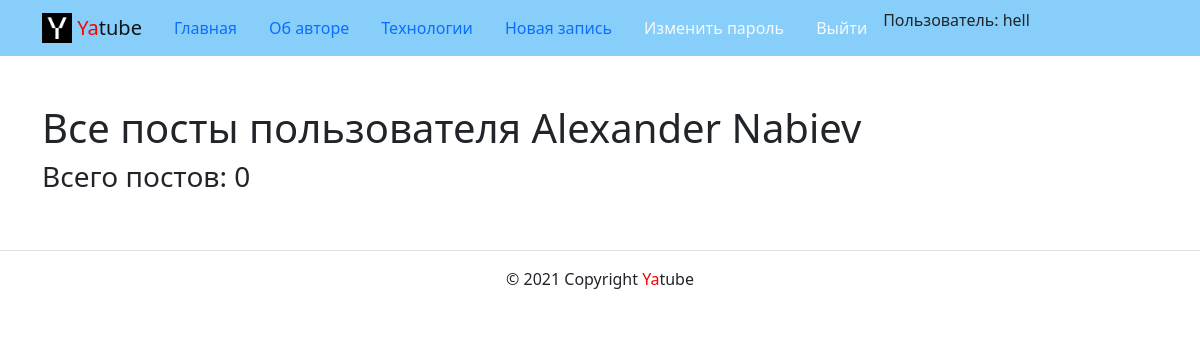
The app's page /profile/hell/, older data.
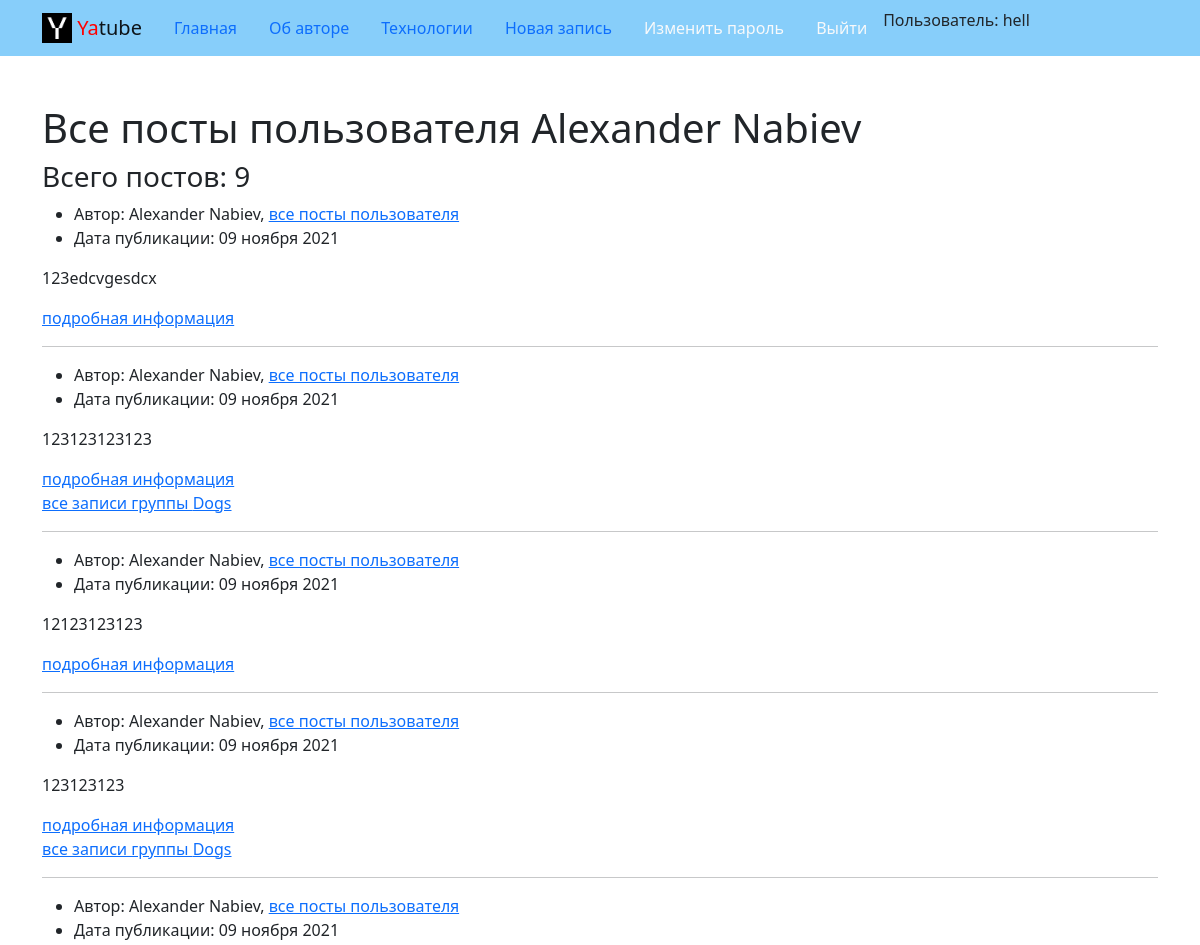
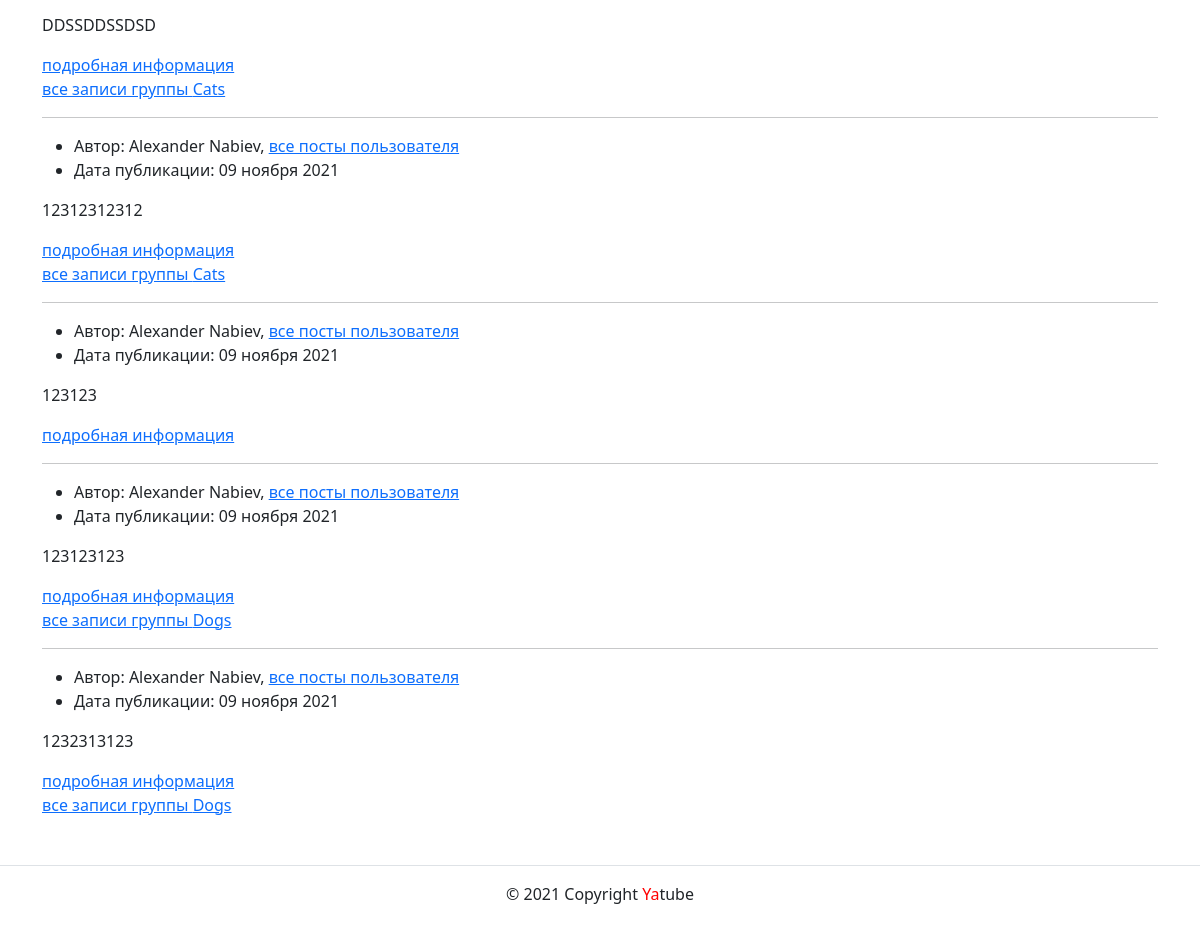
The same page, newer data (2 pictures, top to bottom).
### posts/models.py (models this page shows, shortened)
class Post(models.Model):
    text = models.TextField()
    pub_date = models.DateTimeField(auto_now_add=True)
    author = models.ForeignKey(
        User,
        on_delete=models.CASCADE,
        related_name='posts'
    )
    group = ForeignKey(
        Group,
        on_delete=models.SET_NULL,
        related_name='posts',
        blank=True, null=True
    )

### groups/models.py (models this page shows)
class Group(models.Model):
    title = models.CharField(max_length=200)
    slug = models.SlugField(unique=True)
    description = models.TextField()
    def __str__(self):
        return self.title

### posts/views.py (the view)
# urls.py: path('profile/<str:username>/', views.profile, name='profile'),
def profile(request, username):
    template = 'posts/profile.html'
    user_c = get_object_or_404(User, username=username)
    posts = user_c.posts.all().order_by('-pub_date')
    paginator = Paginator(posts, 10)
    page_number = request.GET.get('page')
    page_obj = paginator.get_page(page_number)
    posts_total = posts.count()
    user_name = f'{user_c.first_name} {user_c.last_name}'
    title = f'Профайл пользователя {user_name}'
    context = {
        'title': title,
        'posts': page_obj,
        'user': user_c,
        'posts_total': posts_total,
        'user_name': user_name
    }
    return render(request, template, context)

### core/context_processors/year.py (called while the page is built)
def year(request):
    cur_year = dt.now().year
    return {
        'year': cur_year
    }

### templates/posts/profile.html (shortened to what this page needs)
{% extends 'base.html' %}
{% block content %}
<div class="container py-5">
        <h1>Все посты пользователя {{ user_name }} </h1>
        <h3>Всего постов: {{ posts_total }} </h3>
        {% for post in posts %}
          <article>
            <ul>
              <li>
                Автор: {{ post.author.first_name }} {{ post.author.last_name }},
                <a href="{% url 'posts:profile' user.username %}">все посты пользователя</a>
              </li>
              <li>
                Дата публикации: {{ post.pub_date|date:"d E Y" }}
              </li>
            </ul>
            <p>
              {{ post.text|safe }}
            </p>
            <a href="{% url 'posts:post_detail' post.pk %}">подробная информация </a>
          </article>
          {% if post.group %}
          <a href="{% url 'groups:group_list' post.group.slug %}">все записи группы {{ post.group }}</a>
          {% endif %}
          {% if not forloop.last %}
            <hr>
          {% endif %}
          {% endfor %}
</div>
{% endblock content %}

### templates/base.html (shortened to what this page needs)
{% load static %}
<!DOCTYPE html>
<html lang="ru">
<head>
    {% include 'includes/head.html' %}
</head>
<body>
    {% include 'includes/header.html' %}
    <main>
        {% block content %}{% endblock content %}
    </main>
    {% include 'includes/footer.html' %}
</body>
</html>

### templates/includes/head.html (shortened to what this page needs)
{% load static %}
{% block style %}
    <link rel="stylesheet" href="{% static 'css/bootstrap.min.css' %}">
{% endblock style %}

### templates/includes/header.html (shortened to what this page needs)
{% load static %}
{% with request.resolver_match.view_name as view_name %}
<header>
  <nav class="navbar navbar-light navbar-expand-md" style="background-color: lightskyblue">
    <div class="container">
      <a class="navbar-brand" href="{% url 'posts:index' %}">
        <img src="{% static 'img/logo.png' %}" width="30" height="30" class="d-inline-block align-top" alt="">
        <span style="color:red">Ya</span>tube
      </a>
      <div class="collapse navbar-collapse" id="collapsibleNavbar">
      <ul class="nav nav-pills me-auto mb-2 mb-lg-0">
        <li class="nav-item">
          <a class="nav-link {% if view_name  == 'posts:index' %}active{% endif %}" href="{% url 'posts:index' %}">Главная</a>
        </li>
        <li class="nav-item">
          <a class="nav-link {% if view_name  == 'about:author' %}active{% endif %}" href="{% url 'about:author' %}">Об авторе</a>
        </li>
        <li class="nav-item">
          <a class="nav-link {% if view_name  == 'about:tech' %}active{% endif %}" href="{% url 'about:tech' %}">Технологии</a>
        </li>
        {% if user.is_authenticated %}
        <li class="nav-item">
          <a class="nav-link {% if view_name  == 'posts:post_create' %}active{% endif %}" href="{% url 'posts:post_create' %}">Новая запись</a>
        </li>
        <li class="nav-item">
          <a class="nav-link link-light {% if view_name  == 'users:password_change_form' %}active{% endif %}" href="{% url 'users:password_change_form' %}">Изменить пароль</a>
        </li>
        <li class="nav-item">
          <a class="nav-link link-light" href="{% url 'users:logout' %}">Выйти</a>
        </li>
        <li>
          Пользователь: {{ user.username }}
        {% endif %}
        </div>
    </div>
  </nav>
</header>
{% endwith %}

### templates/includes/footer.html
<footer class="border-top text-center py-3">
    <p>© {{ year }} Copyright <span style="color:red">Ya</span>tube</p>
</footer>

Row changes from the older to the newer data that the page shows:
added Post: author.first_name "Alexander", author.last_name "Nabiev", pub_date "09 ноября 2021", text "123edcvgesdcx"
added Post: author.first_name "Alexander", author.last_name "Nabiev", pub_date "09 ноября 2021", text "123123123123", group "Dogs"
added Post: author.first_name "Alexander", author.last_name "Nabiev", pub_date "09 ноября 2021", text "12123123123"
added Post: author.first_name "Alexander", author.last_name "Nabiev", pub_date "09 ноября 2021", text "123123123", group "Dogs"
added Post: author.first_name "Alexander", author.last_name "Nabiev", pub_date "09 ноября 2021", text "DDSSDDSSDSD", group "Cats"
added Post: author.first_name "Alexander", author.last_name "Nabiev", pub_date "09 ноября 2021", text "12312312312", group "Cats"
added Post: author.first_name "Alexander", author.last_name "Nabiev", pub_date "09 ноября 2021", text "123123"
added Post: author.first_name "Alexander", author.last_name "Nabiev", pub_date "09 ноября 2021", text "123123123", group "Dogs"
added Post: author.first_name "Alexander", author.last_name "Nabiev", pub_date "09 ноября 2021", text "1232313123", group "Dogs"
Text that changed along with them:
{{ posts_total }}: "0" → "9"
